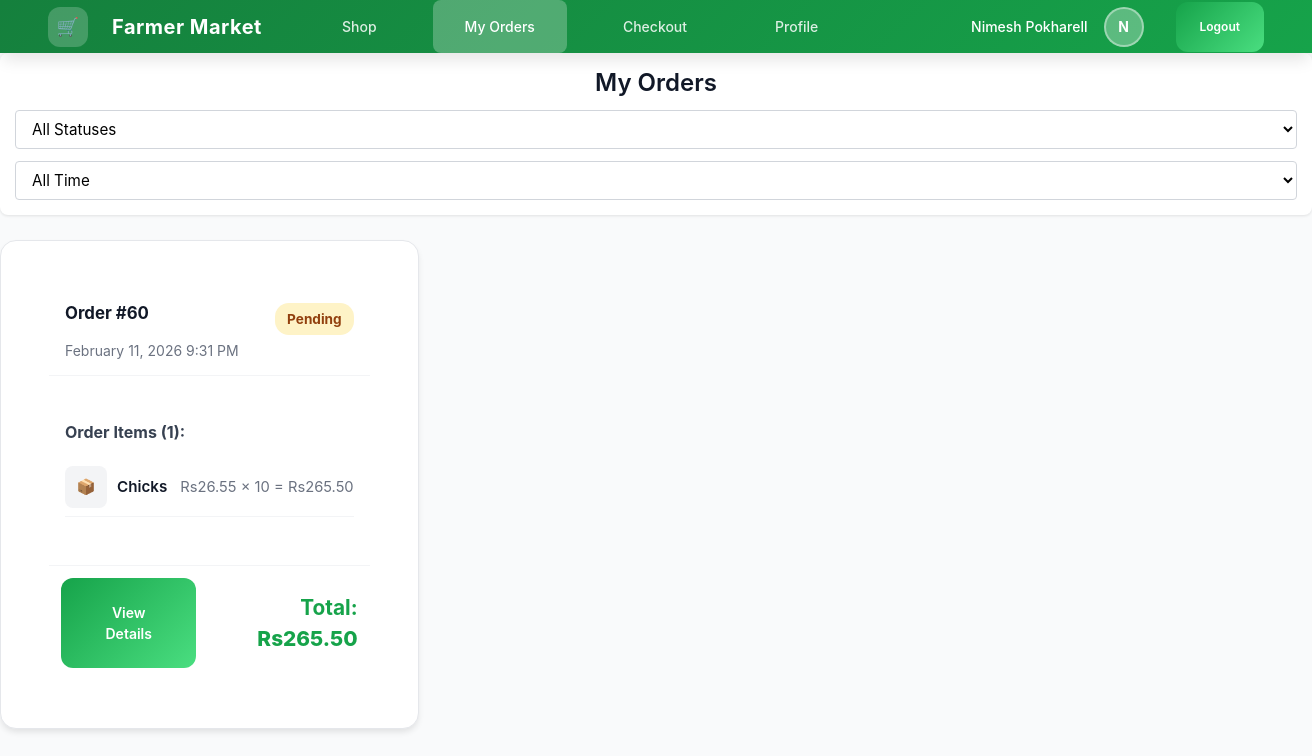
/LocalFarmerMarket2/buyer/orders.php (signed in), run on an earlier commit of the app's database.
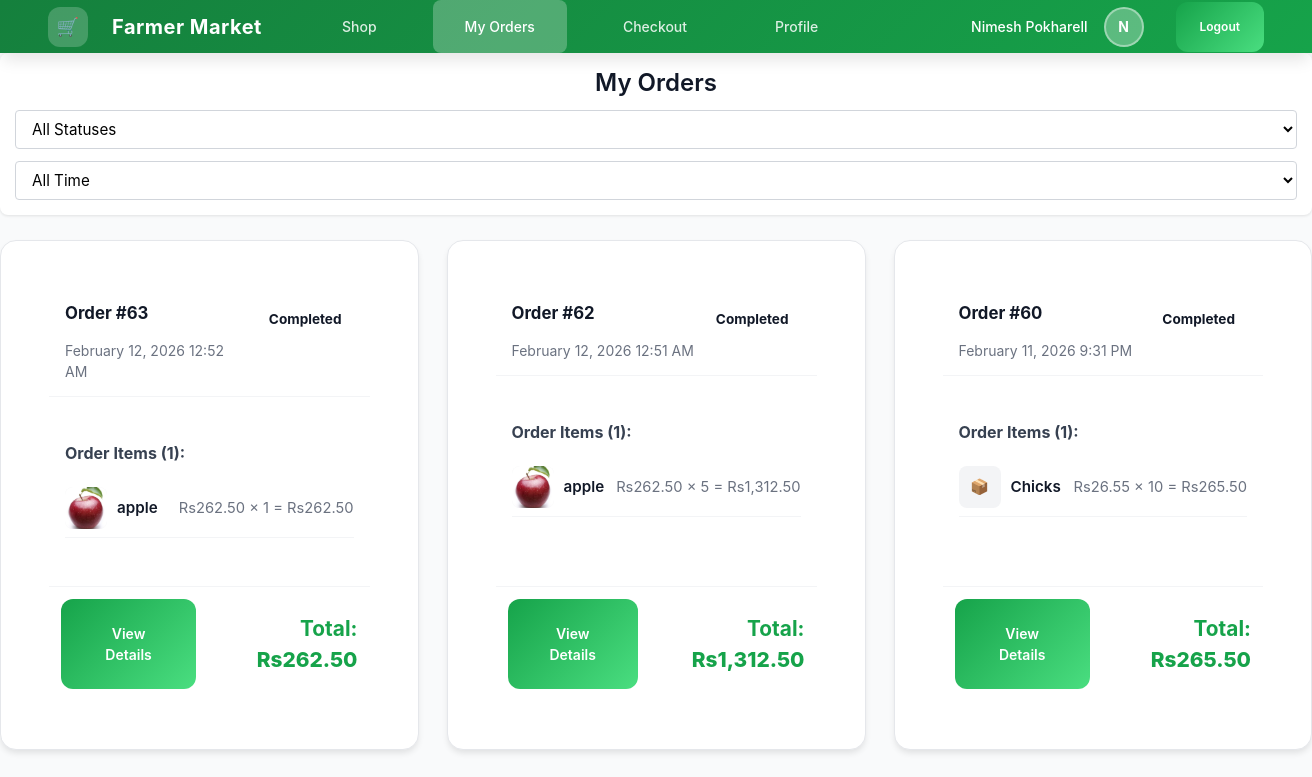
And on a later commit of the database.
### tables this page shows
CREATE TABLE `orders` (
  `order_id` int(11) NOT NULL,
  `buyer_id` int(11) DEFAULT NULL,
  `total_amount` decimal(10,2) NOT NULL,
  `order_date` datetime DEFAULT current_timestamp(),
  `status` enum('Pending','Processing','Completed','Cancelled') DEFAULT 'Pending',
  `payment_method` enum('cash_on_delivery','esewa','khalti','bank_transfer') DEFAULT 'cash_on_delivery',
  `payment_status` enum('pending','paid','failed') DEFAULT 'pending',
  `payment_reference` varchar(100) DEFAULT NULL,
  `delivery_notes` text DEFAULT NULL,
  `updated_at` timestamp NOT NULL DEFAULT current_timestamp() ON UPDATE current_timestamp(),
  `estimated_delivery_date` date DEFAULT NULL,
  `actual_delivery_date` date DEFAULT NULL,
  `tracking_number` varchar(100) DEFAULT NULL
);

CREATE TABLE `order_details` (
  `order_detail_id` int(11) NOT NULL,
  `order_id` int(11) NOT NULL,
  `product_id` int(11) NOT NULL,
  `quantity` int(11) NOT NULL,
  `price` decimal(10,2) NOT NULL,
  `farmer_price` decimal(10,2) NOT NULL,
  `admin_price` decimal(10,2) NOT NULL,
  `profit_per_unit` decimal(10,2) NOT NULL DEFAULT 0.00
);

CREATE TABLE `products` (
  `product_id` int(11) NOT NULL,
  `farmer_id` int(11) NOT NULL,
  `product_name` varchar(150) NOT NULL,
  `description` text DEFAULT NULL,
  `price` decimal(10,2) NOT NULL,
  `quantity` int(11) NOT NULL,
  `total_stock` int(11) DEFAULT 0,
  `sold_quantity` int(11) NOT NULL DEFAULT 0,
  `category` varchar(100) NOT NULL,
  `category_id` int(11) DEFAULT NULL,
  `image` varchar(255) DEFAULT NULL,
  `unit` varchar(50) DEFAULT 'kg',
  `created_at` timestamp NOT NULL DEFAULT current_timestamp(),
  `updated_at` timestamp NOT NULL DEFAULT current_timestamp() ON UPDATE current_timestamp(),
  `status` enum('pending','approved','rejected') DEFAULT 'pending',
  `admin_notes` text DEFAULT NULL,
  `admin_id` int(11) DEFAULT NULL,
  `is_active` tinyint(1) DEFAULT 1,
  `deleted_at` timestamp NULL DEFAULT NULL,
  `approval_status` enum('pending','approved','rejected') DEFAULT 'pending',
  `admin_price` decimal(10,2) DEFAULT NULL,
  `commission_rate` decimal(5,2) DEFAULT 5.00 COMMENT 'Commission percentage (5-10%)',
  `approved_by` int(11) DEFAULT NULL,
  `approved_at` datetime DEFAULT NULL,
  `rejection_reason` text DEFAULT NULL
);

### LocalFarmerMarket2/buyer/orders.php (the view, shortened to what the changed rows need)
<?php
require_once '../db.php';
$buyer_id = intval($_SESSION['buyer_id']);
$errors = [];
$stmt = $conn->prepare("SELECT * FROM buyer WHERE buyer_id = ?");
$stmt->bind_param("i", $buyer_id);
$stmt->execute();
$sql = "SELECT o.*,
        (SELECT COUNT(*) FROM order_details WHERE order_id = o.order_id) as item_count
        FROM orders o
        WHERE o.buyer_id = ?";
$params = [$buyer_id];
$types = "i";
$sql .= " ORDER BY o.order_date DESC";
$orders = [];
try {
    $stmt = $conn->prepare($sql);
    if (!empty($params)) {
        $bind_names = [$types];
        for ($i = 0; $i < count($params); $i++) {
            $bind_name = 'bind' . $i;
            $bind_names[] = &$$bind_name;
        }
        if (!call_user_func_array([$stmt, 'bind_param'], $bind_names)) {
            throw new Exception("Binding parameters failed: " . $stmt->error);
        }
    }
    if (!$stmt->execute()) {
        throw new Exception("Execute failed: " . $stmt->error);
    }
    $result = $stmt->get_result();
    $orders = $result->fetch_all(MYSQLI_ASSOC);
} catch (Exception $e) {
    error_log("Database error: " . $e->getMessage());
    $errors[] = "An error occurred while fetching orders. Please try again later.";
    if (isset($stmt) && $stmt) {
        $stmt->close();
    }
}
function get_order_items($conn, $order_id) {
    $stmt = $conn->prepare("SELECT od.*, p.product_name, p.image
                           FROM order_details od
                           JOIN products p ON od.product_id = p.product_id
                           WHERE od.order_id = ?");
    $stmt->bind_param("i", $order_id);
    $stmt->execute();
    return $stmt->get_result()->fetch_all(MYSQLI_ASSOC);
}
?>
<!DOCTYPE html>
<html lang="en">
<head>
    <link rel="stylesheet" href="../assets/css/style.css">
</head>
<body>
    <?php include 'includes/header.php'; ?>
    <div class="container">
        <div class="content">
            <div class="filters">
                <div class="filters-header">
                    <h2 class="filters-title">My Orders</h2>
                </div>
            </div>
            <?php if (!empty($orders)): ?>
                <div class="orders-grid">
                <?php foreach ($orders as $order): ?>
                    <?php $items = get_order_items($conn, $order['order_id']); ?>
                    <div class="card order-card">
                        <div class="order-header">
                            <div>
                                <h3 class="order-id">Order #<?php echo htmlspecialchars($order['order_id']); ?></h3>
                                <div class="small-muted">
                                    <?php echo date('F j, Y g:i A', strtotime($order['order_date'])); ?>
                                </div>
                            </div>
                            <span class="order-status status-<?php echo strtolower($order['status']); ?>">
                                <?php echo htmlspecialchars($order['status']); ?>
                            </span>
                        </div>
                        <div class="order-items">
                            <div class="order-items-title">Order Items (<?php echo $order['item_count']; ?>):</div>
                            <?php
                            $display_items = array_slice($items, 0, 3);
                            foreach ($display_items as $item): ?>
                                <div class="order-item-row">
                                    <div class="order-item-left">
                                        <?php if (!empty($item['image']) && file_exists(__DIR__ . '/../uploads/' . $item['image'])): ?>
                                            <div class="order-item-thumb"><img src="../uploads/<?php echo htmlspecialchars($item['image']); ?>" alt=""></div>
                                        <?php else: ?>
                                            <div class="order-item-thumb">📦</div>
                                        <?php endif; ?>
                                        <div class="order-item-name"><?php echo htmlspecialchars($item['product_name']); ?></div>
                                    </div>
                                    <div class="order-item-right">
                                        Rs<?php echo number_format($item['price'], 2); ?> × <?php echo $item['quantity']; ?> = Rs<?php echo number_format($item['quantity'] * $item['price'], 2); ?>
                                    </div>
                                </div>
                            <?php endforeach; ?>
                        </div>
                        <div class="order-total">
                            <div>
                              <a href="#" class="btn primary small-btn view-order-btn" data-order-id="<?php echo $order['order_id']; ?>">View Details</a>
                            </div>
                            <div class="order-amount">Total: <span style="font-weight:800;color:var(--accent)">Rs<?php echo number_format($order['total_amount'], 2); ?></span></div>
                        </div>
                    </div>
                <?php endforeach; ?>
                </div>
            <?php endif; ?>
        </div>
    </div>
</body>
</html>

What changed in the data, as far as the page shows it:
added orders: order_id "63", order_date "February 12, 2026 12:52 AM", status "Completed", item_count "1", total_amount "262.50"
added order_details: product.image (picture), product.product_name "apple", price "262.50", quantity "1", $item['quantity']*$item['price'] "262.50", shown under "63"
added orders: order_id "62", order_date "February 12, 2026 12:51 AM", status "Completed", item_count "1", total_amount "1,312.50"
added order_details: product.image (picture), product.product_name "apple", price "262.50", quantity "5", $item['quantity'] * $item['price'] "1,312.50", shown under "62"
changed orders "February 11, 2026 9:31 PM": status "Pending" → "Completed"
